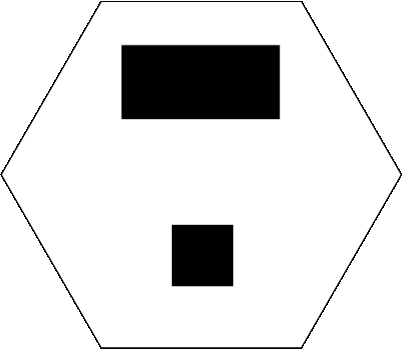
#> input picture src/squad/scripts/images/Robot1.png, 402 x 349 px, given in place of the camera
$ python Senior_Design2.py   (Python 2 division)   (older library calls are emulated)
#> lines starting #> are read from the running program, lines starting #| are printed output that depends on the picture; after the words box and inside, x2 and y2 are one past the last pixel; in counts of white or black regions, pixels touching at a corner belong together
from __future__ import division
from scipy.spatial import distance as dist
from imutils import perspective
from imutils import contours
import imutils
import cv2
#import urllib.request
import numpy as np
import matplotlib.pyplot as plt
import os
import time
import math
#import imutils

def midpoint(ptA, ptB):
	return ((ptA[0] + ptB[0]) * 0.5, (ptA[1] + ptB[1]) * 0.5)

def get_angle(netPositionX, netPositionY):
    print "in get_angle: " + str(netPositionX) + ", " + str(netPositionY)
    if netPositionX > 0 and netPositionY < 0:
        if abs(netPositionX) >= abs(netPositionY):
            angle1 = math.degrees(math.atan(abs(netPositionY)/abs(netPositionX)))
        elif abs(netPositionX) < abs(netPositionY):
            angle1 = 90 - math.degrees(math.atan(abs(netPositionX)/abs(netPositionY)))
    elif netPositionX < 0 and netPositionY < 0:
        if abs(netPositionX) >= abs(netPositionY):
            angle1 = 180 - math.degrees(math.atan(abs(netPositionY)/abs(netPositionX)))
        elif abs(netPositionX) < abs(netPositionY):
            angle1 = math.degrees(math.atan(abs(netPositionX)/abs(netPositionY))) + 90
    elif netPositionX < 0 and netPositionY > 0:
        if abs(netPositionX) >= netPositionY:
            angle1 = math.degrees(math.atan(netPositionY/abs(netPositionX))) + 180
        elif abs(netPositionX) < netPositionY:
            angle1 = 270 - math.degrees(math.atan(abs(netPositionX)/netPositionY))
    elif netPositionX > 0 and netPositionY > 0:
        if netPositionX >= netPositionY:
            angle1 = 360 - math.degrees(math.atan(netPositionY/netPositionX))
            if angle1 == 360:
                angle1 = 0
        elif netPositionX < netPositionY:
            angle1 = math.degrees(math.atan(netPositionX/netPositionY)) + 270
    elif netPositionX == 0:
        if netPositionY < 0:
            angle1 = 90
        elif netPositionY > 0:
            angle1 = 270
    elif netPositionY == 0:
        if netPositionX > 0:
            angle1 = 0
        elif netPositionX < 0:
            angle1 = 180

    return angle1


cap = cv2.VideoCapture(0)
cap.set(3,800)

cap.set(4,800)


count = 0

initial1 = False
initial2 = False
initial3 = False
initial4 = False

isRobot = False

while True:

    ret, img = cap.read()
#> img is the input picture: shape (349, 402, 3); min 0, max 255, mean 223.6
    imgray = cv2.cvtColor(img, cv2.COLOR_BGR2GRAY)
    ret,thresh = cv2.threshold(imgray,240,255,0)
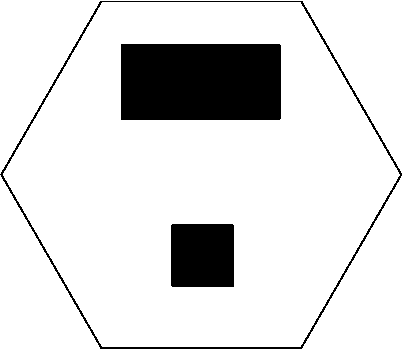
#> thresh: shape (349, 402); 86.9% white; 3 black regions, box (x1, y1, x2, y2) and area: (121, 44, 281, 120) 12158, (171, 224, 234, 287) 3966, (0, 1, 402, 349) 2295
    thresh = cv2.dilate(thresh, None, iterations=1)
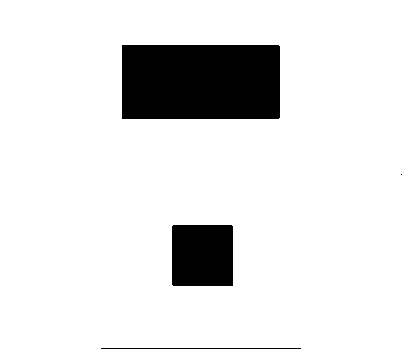
#> thresh: shape (349, 402); 88.9% white; 4 black regions (1 under 20 px), largest, box (x1, y1, x2, y2) and area: (122, 45, 280, 119) 11690, (172, 225, 233, 286) 3718, (101, 348, 301, 349) 200
    thresh = cv2.erode(thresh, None, iterations=1)
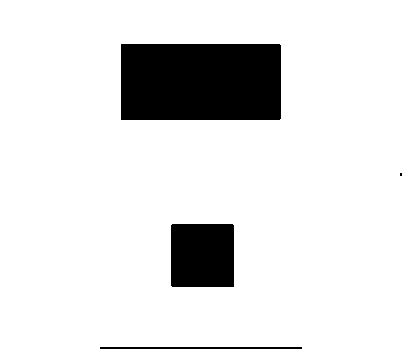
#> thresh: shape (349, 402); 88.2% white; 4 black regions (1 under 20 px)
    img2, imgContours, hierarchy = cv2.findContours(thresh,cv2.RETR_TREE,cv2.CHAIN_APPROX_SIMPLE)
#> imgContours = 3 contours; box (x1, y1, x2, y2) and area: (0, 0, 402, 349) 139136, (120, 43, 282, 121) 12392, (170, 223, 235, 288) 4090
    largest_areas = sorted(imgContours, key=cv2.contourArea)
#> largest_areas has the same summary as imgContours

    #top left point of image
    origin = (0,0)
    cv2.circle(img, origin, 25, (255,255,255), -1)


    #bottom right point of image
    end = (800,600)
    cv2.circle(img, end, 25, (255,255,255), -1)

    if count == 0:
        savedImage = img2
        savedImageColor = img

        # draws a circle at the centroid of each child contour
        for i in range(0,len(imgContours)):

            #Moment and centroid stuff
            cnt = imgContours[i] #parameter refers to which contour to use
            if cv2.contourArea(cnt) < 100:
                continue

            M = cv2.moments(cnt)
            cx = int(M['m10']/M['m00'])
            cy = int(M['m01']/M['m00'])
            centroidPoint = (cx, cy)
            cv2.circle(savedImageColor, centroidPoint, 3, (0,0,255), -1)
#> this loop made 3 passes
#> (cx, cy) on passes 1 to 3: (200, 173), (202, 255), (200, 81)
#> savedImageColor: shape (349, 402, 3); 0.06% of pixels changed, all inside (x1, y1, x2, y2) = (197, 78, 206, 259)
            #print("outside centroid point", centroidPoint)

        maxArea = 0


        #print(hierarchy[0])
        #print(hierarchy[0][0])

        parent = 0

        while hierarchy[0][parent][2] == -1:
            cv2.drawContours(savedImageColor, imgContours, hierarchy[0][parent][2],(0,255,0),3) #Only one contour

            if hierarchy[0][parent][0] > -1:
                #This goes to another contour at the same level if there is one
                parent = hierarchy[0][parent][0]
            elif hierarchy[0][parent][0] == -1:
                break
#> this loop made 0 passes
#> after the loop, parent = 0

        while hierarchy[0][parent][0] > -1 or hierarchy[0][parent][2] > -1:
            robotNumber = hierarchy[0][0]

            contourTotal = 1
            childorNext = hierarchy[0][parent][2]
            maxArea = 0
            #This loop draws all the direct children of the parent contour a different color from the parent
            while True:

                #print(hierarchy[0])
                #Finding the biggest child contour in order to determine which contour to use to locate the front
                #of the robot
                currentArea = cv2.contourArea(imgContours[childorNext])
                if currentArea > maxArea:
                    maxArea = currentArea
                    frontContour = childorNext

                if contourTotal == 1:
                    # Gets the centroid of the parent (Robot body)
                    if cv2.contourArea(imgContours[hierarchy[0][childorNext][3]]) > 50:
                        M = cv2.moments(imgContours[hierarchy[0][childorNext][3]])
                        cx = int(M['m10']/M['m00'])
                        cy = int(M['m01']/M['m00'])
                        centroidPoint = (cx, cy)
               # cv2.drawContours(savedImageColor, imgContours, childorNext, (255,0,0), 3)

                if contourTotal > 1:
                    cv2.drawContours(savedImageColor, imgContours, hierarchy[0][childorNext][1], (255,0,0), 3)
                    cv2.drawContours(savedImageColor, imgContours, childorNext, (255,0,0), 3)
                    isRobot = True

                childorNext = hierarchy[0][childorNext][0]

                #print("contour Total", contourTotal)
                if childorNext == -1:
                    break

                contourTotal += 1

            #print("contour Total", contourTotal)
            # Finding info to pass to ros for robot 2

            if contourTotal == 2 and isRobot == True:
                #Prints Robot 2 at centroid position of the body
                print("centroid point of robot 1", centroidPoint)
                cv2.putText(savedImageColor, "Robot 1",
        	       (cx-50, cy-50), cv2.FONT_HERSHEY_SIMPLEX,
                1, (0, 0, 255), 2)
                #Finds centroid position of the front contour, which will be
                #used to find front of the robot
                FrontM = cv2.moments(imgContours[frontContour])
                Frontcx = int(FrontM['m10']/FrontM['m00'])
                Frontcy = int(FrontM['m01']/FrontM['m00'])
                FrontCentroidPoint = (Frontcx, Frontcy)

                #finding the relative coordinates of the front contour with
                #respect to the center of the body
                netPositionX = Frontcx - cx
                netPositionY = Frontcy - cy
                netPosition1 = (netPositionX, netPositionY)
                print("net position of robot 1", netPosition1)

                angle1 = get_angle(netPositionX, netPositionY)
                print("angle of robot 1 is", angle1)

                infoRobot1 = (cx, cy, angle1)

            elif contourTotal == 3 and isRobot == True:
                #Prints Robot 2 at centroid position of the body
                print("centroid point of robot 2", centroidPoint)
                cv2.putText(savedImageColor, "Robot 2",
        	       (cx-50, cy-50), cv2.FONT_HERSHEY_SIMPLEX,
                1, (0, 0, 255), 2)
                #Finds centroid position of the front contour, which will be
                #used to find front of the robot
                FrontM = cv2.moments(imgContours[frontContour])
                Frontcx = int(FrontM['m10']/FrontM['m00'])
                Frontcy = int(FrontM['m01']/FrontM['m00'])
                FrontCentroidPoint = (Frontcx, Frontcy)

                #finding the relative coordinates of the front contour with
                #respect to the center of the body
                netPositionX = Frontcx - cx
                netPositionY = Frontcy - cy
                netPosition2 = (netPositionX, netPositionY)
                print("net position of robot 2", netPosition2)


                angle2 = get_angle(netPositionX, netPositionY)
                print("angle of robot 2 is", angle2)
                strAngle2 = str(angle2)
                cv2.putText(savedImageColor, strAngle2,
        	       (100, 100), cv2.FONT_HERSHEY_SIMPLEX,
                1, (0, 0, 255), 2)


                infoRobot2 = (cx, cy, angle2)

                #Send centroid point of body and relative direction to ros
            elif contourTotal == 4 and isRobot == True:
                #Prints Robot 2 at centroid position of the body
                print("centroid point of robot 3", centroidPoint)
                cv2.putText(savedImageColor, "Robot 3",
        	       (cx-50, cy-50), cv2.FONT_HERSHEY_SIMPLEX,
                1, (0, 0, 255), 2)
                #Finds centroid position of the front contour, which will be
                #used to find front of the robot
                FrontM = cv2.moments(imgContours[frontContour])
                Frontcx = int(FrontM['m10']/FrontM['m00'])
                Frontcy = int(FrontM['m01']/FrontM['m00'])
                FrontCentroidPoint = (Frontcx, Frontcy)

                #finding the relative coordinates of the front contour with
                #respect to the center of the body
                netPositionX = Frontcx - cx
                netPositionY = Frontcy - cy
                netPosition3 = (netPositionX, netPositionY)
                print("net position of robot 3", netPosition3)

                angle3 = get_angle(netPositionX, netPositionY)
                print("angle of robot 3 is", angle3)

                infoRobot3 = (cx, cy, angle3)

            elif contourTotal == 5 and isRobot == True:
                #Prints Robot 2 at centroid position of the body
                print("centroid point of robot 4", centroidPoint)
                cv2.putText(savedImageColor, "Robot 4",
        	       (cx-50, cy-50), cv2.FONT_HERSHEY_SIMPLEX,
                1, (0, 0, 255), 2)
                #Finds centroid position of the front contour, which will be
                #used to find front of the robot
                FrontM = cv2.moments(imgContours[frontContour])
                Frontcx = int(FrontM['m10']/FrontM['m00'])
                Frontcy = int(FrontM['m01']/FrontM['m00'])
                FrontCentroidPoint = (Frontcx, Frontcy)

                #finding the relative coordinates of the front contour with
                #respect to the center of the body
                netPositionX = Frontcx - cx
                netPositionY = Frontcy - cy
                netPosition4 = (netPositionX, netPositionY)
                print("net position of robot 4", netPosition4)

                angle4 = get_angle(netPositionX, netPositionY)
                print("angle of robot 4 is", angle4)

                infoRobot4 = (cx, cy, angle4)


            # Goes to the next parent in the same level (should be another robot body)
            if hierarchy[0][parent][0] > -1:
                parent = hierarchy[0][parent][0]
            elif hierarchy[0][parent][0] == -1:
                break

            # Resets the contour total for the next robot body
            contourTotal = 1
            isRobot = False
#> this loop made 1 pass
#> (robotNumber, Frontcx, Frontcy, netPositionX, netPositionY) on pass 1: ([-1, -1, 1, -1], 200, 81, 0, -92)
#| centroid point of robot 1 (200, 173)
#| net position of robot 1 (0, -92)
#| in get_angle: 0, -92
#| angle of robot 1 is 90
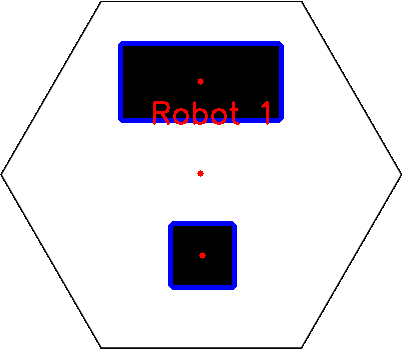
#> savedImageColor: shape (349, 402, 3); mean B, G, R 224.5, 218.3, 219.9
#> after the loop, frontContour = 2; parent = 0


        count += 1


    if count == 1:

        cv2.imshow('saved image with color', savedImageColor)

    count = 0

    cv2.imshow('img', img)
    cv2.imshow('test', thresh)


    if cv2.waitKey(1) & 0xFF == ord('q'):
#> (key q is pressed here)
        break


cv2.destroyAllWindows()
cap.release()

$ run again, on src/squad/scripts/images/Robot3.png
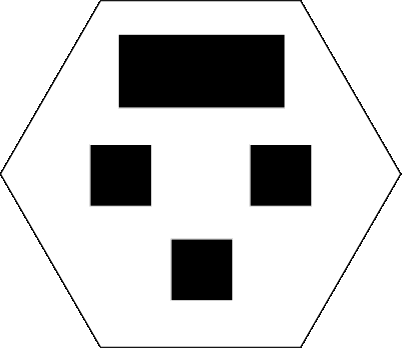
#> input picture src/squad/scripts/images/Robot3.png, 402 x 348 px, given in place of the camera
#> img is the input picture: shape (348, 402, 3); min 0, max 255, mean 209.6
#> `thresh = cv2.erode(thresh, None, iterations=1)`:
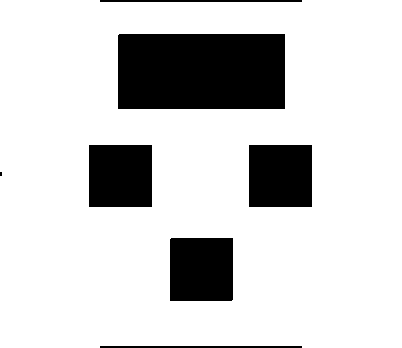
#> thresh: shape (348, 402); 82% white; 7 black regions (1 under 20 px)
#> imgContours = 5 contours; box (x1, y1, x2, y2) and area: (0, 0, 402, 348) 138328, (117, 33, 286, 110) 12764, (169, 237, 234, 302) 4091, (248, 144, 313, 208) 4030, (88, 144, 153, 208) 4030
#> largest_areas has the same summary as imgContours
#> the loop `for i in range(0,len(imgContours)):` made 5 passes
#> (cx, cy) on passes 1 to 5: (200, 173), (201, 269), (280, 175), (120, 175), (201, 71)
#> after the loop `while hierarchy[0][parent][2] == -1:`: parent = 0
#> the loop `while hierarchy[0][parent][0] > -1 or hierarchy[0][parent][2] > -1:` made 1 pass
#> (robotNumber, Frontcx, Frontcy, netPositionX, netPositionY) on pass 1: ([-1, -1, 1, -1], 201, 71, 1, -102)
#> (printed output is left out)
#> after the loop `while hierarchy[0][parent][0] > -1 or hierarchy[0][parent][2] > -1:`:
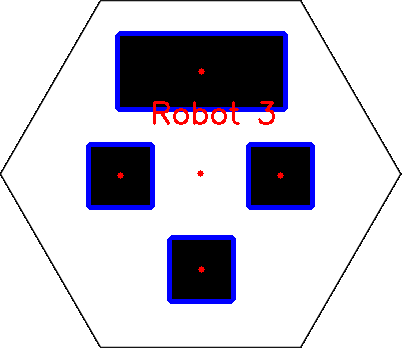
#> savedImageColor: shape (348, 402, 3); mean B, G, R 210.6, 199.8, 201.6
#> after the loop `while hierarchy[0][parent][0] > -1 or hierarchy[0][parent][2] > -1:`: frontContour = 4; parent = 0
